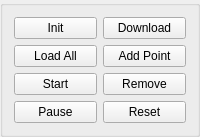
              <widget class="QGroupBox" name="groupBox">
               <property name="minimumSize">
                <size>
                 <width>180</width>
                 <height>0</height>
                </size>
               </property>
               <property name="maximumSize">
                <size>
                 <width>255</width>
                 <height>16777215</height>
                </size>
               </property>
               <layout class="QHBoxLayout" name="horizontalLayout_5">
                <item>
                 <layout class="QVBoxLayout" name="verticalLayout_9">
                  <item>
                   <widget class="QPushButton" name="btn_waypoint_init">
                    <property name="text">
                     <string>Init</string>
                    </property>
                   </widget>
                  </item>
                  <item>
                   <widget class="QPushButton" name="btn_wp_loadAll">
                    <property name="text">
                     <string>Load All</string>
                    </property>
                   </widget>
                  </item>
                  <item>
                   <widget class="QPushButton" name="btn_wp_start_stop">
                    <property name="text">
                     <string>Start</string>
                    </property>
                    <property name="checkable">
                     <bool>true</bool>
                    </property>
                   </widget>
                  </item>
                  <item>
                   <widget class="QPushButton" name="btn_wp_pr">
                    <property name="text">
                     <string>Pause</string>
                    </property>
                    <property name="checkable">
                     <bool>true</bool>
                    </property>
                   </widget>
                  </item>
                 </layout>
                </item>
                <item>
                 <layout class="QVBoxLayout" name="verticalLayout_7">
                  <item>
                   <widget class="QPushButton" name="btn_cameraShoot_4">
                    <property name="text">
                     <string>Download</string>
                    </property>
                   </widget>
                  </item>
                  <item>
                   <widget class="QPushButton" name="btn_waypoint_add">
                    <property name="text">
                     <string>Add Point</string>
                    </property>
                   </widget>
                  </item>
                  <item>
                   <widget class="QPushButton" name="btn_waypoint_remove">
                    <property name="text">
                     <string>Remove</string>
                    </property>
                   </widget>
                  </item>
                  <item>
                   <widget class="QPushButton" name="btn_waypoint_reset">
                    <property name="text">
                     <string>Reset</string>
                    </property>
                   </widget>
                  </item>
                 </layout>
                </item>
               </layout>
              </widget>
